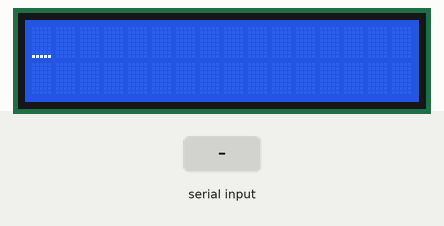
Simulated run of this program. Board: ATmega128, built with avr-gcc and emulated at 14.7456 MHz. On the bench: 16×2 character LCD. Wiring (inferred from the names in the program): character LCD (HD44780): RS PG2; R/W PG1; E PG0; data PA0, PA1, PA2, PA3, PA4, PA5, PA6, PA7. The test bench sets the inputs (shaded band).

Above: at 1.2 s.
1.3 s: "1\n" received over Serial
At 2.2 s:
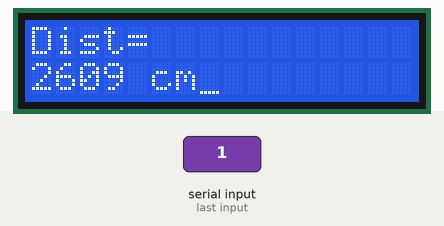
2.8 s: "0\n" received over Serial
Timing chart, 0 to 5.8 s (numbered marks = the images above; inputs shaded):
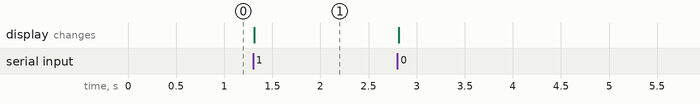

Measured:
- after the input at 1.3 s, the display: changes at once (image 1)

The program:

main.c
```c
/*
 * MINI_SDV_SYSTEM_MAIN_MCU.c
 *
 * Created: 2025-11-11 오전 10:41:36
 * Author : LEESANGHUN
 */

#define F_CPU 14745600UL
#define BAUD 38400UL
// ==============헤더 파일=====================
#include <avr/io.h>
#include <avr/interrupt.h>
#include <stdio.h>

#include "system_state.h"
#include "hal_uart.h"
#include "lcd_gcc.h"
#include "sub_link.h"
#include "pc_link.h"
#include "control_logic.h"
#include "ota_bridge.h"
//================파라미터 설정===================


//=================함수 초기화===============


int main(void)
{
	SystemState_Init();
	LCD_Init();
	SUB_Init();
	PC_Init();
	OTA_Bridge_Init();

	sei();


	char msg[32];

	while (1)
	{
		if(!sdv_sys.ota_active)
		{
			if(sdv_sys.distance_flag){
				if(sdv_sys.mode==MODE_EMERGENCY && sdv_sys.distance_cm>=100){
					Control_ClearEmergency();
				}

				sdv_sys.distance_flag=false;
				Control_UpdateFromDistance();
				//sub로 모터 명령 전송
				SUB_TX_motorcmd();
				LCD_Pos(0,0);
				LCD_Str("Dist=");
				sprintf(msg,"%3d cm",sdv_sys.distance_cm);
				LCD_Pos(1,0);
				LCD_Str(msg);

				//PC_ProcessTx()
			}
		}
		else{
			OTA_Bridge_Process();
		}

	}
}
```

control_logic.h
```c
/*
 * control_logic.h
 *
 * Created: 2025-12-09 오전 10:54:53
 *  Author: LEESANGHUN
 */


#ifndef CONTROL_LOGIC_H_
#define CONTROL_LOGIC_H_
#include <stdint.h>
#include "system_state.h"

void Control_Init(void);
void Control_UpdateFromDistance(void);
void Control_ClearEmergency(void);


#endif /* CONTROL_LOGIC_H_ */
```

ota_bridge.h
```c
/*
 * ota_bridge.h
 *
 * Created: 2025-12-09 오전 10:55:12
 *  Author: LEESANGHUN
 */


#ifndef OTA_BRIDGE_H_
#define OTA_BRIDGE_H_

void OTA_Bridge_Init(void);
void OTA_Bridge_Start(void);
void OTA_Bridge_Stop(void);
void OTA_Bridge_Process(void);


#endif /* OTA_BRIDGE_H_ */
```

pc_link.h
```c
/*
 * pc_link.h
 *
 * Created: 2025-12-09 오전 10:54:38
 *  Author: LEESANGHUN
 */


#ifndef PC_LINK_H_
#define PC_LINK_H_
#include <stdint.h>
#include "system_state.h"

void PC_Init(void);
void PC_ProcessRx(void);
void PC_ProcessTx(void);

void PC_OnRxByte(uint8_t data);
void PC_OnTxEmpty(void);


#endif /* PC_LINK_H_ */
```

sub_link.h
```c
/*
 * sub_link.h
 *
 * Created: 2025-12-09 오전 10:54:27
 *  Author: LEESANGHUN
 */


#ifndef SUB_LINK_H_
#define SUB_LINK_H_
#include <stdint.h>
#include "system_state.h"

void SUB_Init(void);


//os로 부터 받은 속도 제어 신호 sub에게 송신 함수(uart1)
void SUB_TX_motorcmd(void);

//sub로 부터 초음파 센서 값 수신(uart1)
void SUB_RX_distance(void);

void SUB_OnRxByte(uint8_t data);
void SUB_ONTxEmpty(void);


#endif /* SUB_LINK_H_ */
```

system_state.h
```c
/*
 * system_state.h
 *
 * Created: 2025-12-09 오전 10:53:05
 *  Author: LEESANGHUN
 */


#ifndef SYSTEM_STATE_H_
#define SYSTEM_STATE_H_

#include <stdint.h>
#include<stdbool.h>

typedef enum{
	MODE_AUTO =0,
	MODE_MANUAL_BTN,
	MODE_EMERGENCY
} ControlMode;

typedef enum{
	SPEED_UP=1,
	SPEED_DOWN ,
	MOTOR_STOP ,
	SPEED_STAY
}MotorCmd;

typedef enum{
	FORWARD=0,
	BACKWARD
}MotorDir;

typedef struct{
	ControlMode mode;
	MotorCmd motor_cmd;
	MotorCmd last_motor_cmd;
	MotorDir motor_dir;
	uint16_t distance_cm;
	bool distance_flag;	//새 거리값 들어왔는지 확인용 플래그

	bool pc_connect;	// PC 링크 감지용
	bool ota_active;	//ota 진행 중 여부
} SystemState;

extern SystemState sdv_sys;

void SystemState_Init(void);

#endif /* SYSTEM_STATE_H_ */
```

control_logic.c
```c
/*
 * control_logic.c
 *
 * Created: 2025-12-09 오전 10:57:20
 *  Author: LEESANGHUN
 */
#include "control_logic.h"

#define D_CAUTION   50   // cm
#define D_EMERGENCY 20   // cm

void Control_Init()
{

}

void Control_UpdateFromDistance(void)
{
	uint16_t d= sdv_sys.distance_cm;

	if(d<=D_EMERGENCY)
	{
		sdv_sys.motor_cmd=MOTOR_STOP;
		sdv_sys.mode=MODE_EMERGENCY;
	}
	else if(d<=D_CAUTION)
	{
		sdv_sys.motor_cmd=SPEED_DOWN;
		if(sdv_sys.mode != MODE_EMERGENCY)
			sdv_sys.mode=MODE_AUTO;
	}
	else
	{
		if(sdv_sys.mode != MODE_EMERGENCY)
		{
			if(sdv_sys.last_motor_cmd == SPEED_DOWN)
				sdv_sys.motor_cmd=SPEED_UP;
			else if(sdv_sys.last_motor_cmd == MOTOR_STOP)
				sdv_sys.motor_cmd=SPEED_DOWN;
			else
				sdv_sys.motor_cmd=SPEED_STAY;
			sdv_sys.mode=MODE_AUTO;
		}
		else
		{
			sdv_sys.motor_cmd=MOTOR_STOP;
		}

	}

}
void Control_ClearEmergency(void)
{
	sdv_sys.mode      = MODE_AUTO;
	sdv_sys.motor_cmd = MOTOR_STOP; // 처음엔 정지 상태로 시작
}
```

pc_link.c
```c
/*
 * pc_link.c
 *
 * Created: 2025-12-09 오전 10:56:57
 *  Author: LEESANGHUN
 */
#include <avr/io.h>
#include <avr/interrupt.h>
#include "pc_link.h"
#include "hal_uart.h"

static char rx_line[64];
static uint8_t rx_idx = 0;
static volatile bool line_ready = false;
void PC_Init(void)
{
	HAL_USART0_Init(38400);
	rx_idx = 0;
	line_ready = false;
}

void PC_ProcessRx(void)
{
	if (!line_ready) return;

	// TODO: "CMD:..." / "OTA:..." 등의 라인 파싱
	// ex) CMD:PARAM=...
	// 나중에 구현

	rx_idx = 0;
	line_ready = false;
}

void PC_ProcessTx(void)
{
	// TODO: 주기적으로 STATE:MODE=...;MOTOR=...;ULTRA=...
	// 문자열 만들어서 UART0로 전송
}

// ISR glue
void PC_OnRxByte(uint8_t data)
{
	if (data == '\n') {
		rx_line[rx_idx] = '\0';
		line_ready = true;
		} else {
		if (rx_idx < sizeof(rx_line)-1) {
			rx_line[rx_idx++] = data;
		}
	}
}

ISR(USART0_RX_vect)
{
	uint8_t d = UDR0;
	PC_OnRxByte(d);
}
```

sub_link.c
```c
/*
 * sub_link.c
 *
 * Created: 2025-12-09 오전 10:56:48
 *  Author: LEESANGHUN
 */
#include <avr/io.h>
#include <avr/interrupt.h>
#include "sub_link.h"
#include "hal_uart.h"

static volatile uint8_t srf_buf[2];
static volatile uint8_t srf_idx = 0;
static volatile uint8_t tx_buf;   // 보낼 motor_cmd

void SUB_Init(void){
	HAL_USART1_Init(38400);
	srf_idx=0;
}

void SUB_TX_motorcmd()
{
	if(sdv_sys.motor_cmd != sdv_sys.last_motor_cmd)
	{
		tx_buf=(uint8_t)sdv_sys.motor_cmd;
		HAL_USART1_Enable_Tx_Int();
		sdv_sys.last_motor_cmd=sdv_sys.motor_cmd;
	}

}
void SUB_RX_distance(void)
{

}
void SUB_OnRxByte(uint8_t data){
	srf_buf[srf_idx++]=data;
	if(srf_idx>=2)
	{
		srf_idx=0;
		sdv_sys.distance_cm=(srf_buf[1]<<8)|srf_buf[0];
		sdv_sys.distance_flag=true;

	}
}
void SUB_ONTxEmpty(void)
{
	UDR1=tx_buf;
	HAL_USART1_Disable_Tx_Int();
}

ISR(USART1_RX_vect)
{
	uint8_t data= UDR1;
	SUB_OnRxByte(data);
}
ISR(USART1_UDRE_vect)
{
	SUB_ONTxEmpty();

}
```

ota_bridge.c
```c
/*
 * ota_bridge.c
 *
 * Created: 2025-12-09 오전 10:57:40
 *  Author: LEESANGHUN
 */
#include "ota_bridge.h"
#include "system_state.h"

void OTA_Bridge_Init(){}

void OTA_Bridge_Start(){
	sdv_sys.ota_active=true;

}
void OTA_Bridge_Stop(){
	sdv_sys.ota_active=false;

}
void OTA_Bridge_Process(void)
{
	// TODO:
	//  PC UART0에서 읽은 바이트 → SUB UART1로 그대로 전달
	//  SUB UART1에서 읽은 바이트 → PC UART0로 전달
	//  → 브릿지 역할
}
```

system_state.c
```c
/*
 * system_state.c
 *
 * Created: 2025-12-09 오전 10:55:40
 *  Author: LEESANGHUN
 */
#include "system_state.h"

SystemState sdv_sys;

void SystemState_Init(void)
{
	sdv_sys.mode=MODE_AUTO;
	sdv_sys.motor_cmd=SPEED_STAY;
	sdv_sys.last_motor_cmd=SPEED_STAY;
	sdv_sys.motor_dir=FORWARD;
	sdv_sys.distance_cm=0;
	sdv_sys.distance_flag=false;
	sdv_sys.pc_connect=false;
	sdv_sys.ota_active=false;

}
```

hal_uart.h
```c
/*
 * hal_uart.h
 *
 * Created: 2025-12-09 오전 10:53:31
 *  Author: LEESANGHUN
 */


#ifndef HAL_UART_H_
#define HAL_UART_H_

#include<stdint.h>

void HAL_USART0_Init(uint32_t baud);
void HAL_USART1_Init(uint32_t baud);

//송신 인터럽트 enable/disable
void HAL_USART1_Enable_Tx_Int(void);
void HAL_USART1_Disable_Tx_Int(void);
void HAL_USART0_Enable_Tx_Int(void);
void HAL_USART0_Disable_Tx_Int(void);

#endif /* HAL_UART_H_ */
```

lcd_gcc.h
```c
#ifndef _INCLUDE_LCD_H__
#define _INCLUDE_LCD_H__

// AVR-GCC / Microchip Studio compatible LCD driver (ATmega128)
// - Fixed include guards
// - Keeps original API
// - Header-only via static inline to avoid multiple definition errors

#include <avr/io.h>
#include <util/delay.h>
#include <stdint.h>

#ifndef F_CPU
#define F_CPU 14745600UL   // Default CPU speed : 14.7456 MHz (override in project if needed)
#endif

// LCD data bus (8-bit)
#define LCD_WDATA   PORTA        // write data
#define LCD_WINST   PORTA        // write command
#define LCD_RDATA   PINA         // read data

// LCD control signals live on PORTG bits 0..2
#define LCD_CTRL    PORTG
#define LCD_CTRL_DDR DDRG

#define LCD_EN  0                // Enable bit position
#define LCD_RW  1                // Read(1)/Write(0)
#define LCD_RS  2                // Data(1)/Command(0)

#define RIGHT 1
#define LEFT  0

static inline void LCD_Data(uint8_t ch);
static inline void LCD_Comm(uint8_t command);
static inline void LCD_Delay(uint8_t ms);
static inline void LCD_Char(uint8_t ch);
static inline void LCD_Str(const char *str);
static inline void LCD_Pos(uint8_t x, uint8_t y);
static inline void LCD_Clear(void);
static inline void LCD_PORT_Init(void);
static inline void LCD_Init(void);
static inline void LCD_Display_Shift(uint8_t p);
static inline void LCD_Cursor_Shift(uint8_t p);
static inline void LCD_Cursor_Home(void);

static inline void LCD_Data(uint8_t ch)
{
    LCD_CTRL |= (1 << LCD_RS);    // RS=1 -> data
    LCD_CTRL &= ~(1 << LCD_RW);   // RW=0 -> write
    LCD_CTRL |= (1 << LCD_EN);    // E high
    _delay_us(50);
    LCD_WDATA = ch;               // put data
    _delay_us(50);
    LCD_CTRL &= ~(1 << LCD_EN);   // E low
}

static inline void LCD_Comm(uint8_t command)
{
    LCD_CTRL &= ~(1 << LCD_RS);   // RS=0 -> command
    LCD_CTRL &= ~(1 << LCD_RW);   // RW=0 -> write
    LCD_CTRL |= (1 << LCD_EN);    // E high
    _delay_us(50);
    LCD_WINST = command;          // put command
    _delay_us(50);
    LCD_CTRL &= ~(1 << LCD_EN);   // E low
}

static inline void LCD_Delay(uint8_t ms)
{
    while (ms--) _delay_ms(1);
}

static inline void LCD_Char(uint8_t ch)
{
    LCD_Delay(1);
    LCD_Data(ch);
}

static inline void LCD_Str(const char *str)
{
    while (*str != 0) {
        LCD_Char((uint8_t)*str++);
    }
}

static inline void LCD_Pos(uint8_t x, uint8_t y)
{
    // x: row (0..1), y: column (0..15)
    LCD_Comm(0x80 | (x*0x40 + y));
}

static inline void LCD_Clear(void)
{
    LCD_Comm(0x01);
    LCD_Delay(2);
}

static inline void LCD_PORT_Init(void)
{
    DDRA  = 0xFF;         // PORTA as output (data bus)
    LCD_CTRL_DDR |= 0x07; // PORTG bits 0..2 as output (E,RW,RS)
}

static inline void LCD_Init(void)
{
    LCD_PORT_Init();

    LCD_Comm(0x38);   // 8-bit, 2-line
    LCD_Delay(4);
    LCD_Comm(0x38);
    LCD_Delay(4);
    LCD_Comm(0x38);
    LCD_Delay(4);
    LCD_Comm(0x0E);   // display on, cursor on
    LCD_Delay(2);
    LCD_Comm(0x06);   // entry mode: increment
    LCD_Delay(2);
    LCD_Clear();
}

static inline void LCD_Display_Shift(uint8_t p)
{
    _delay_ms(10);
    if (p == RIGHT) {
        LCD_Comm(0x1C);
        LCD_Delay(1);
    } else if (p == LEFT) {
        LCD_Comm(0x18);
        LCD_Delay(1);
    }
}

static inline void LCD_Cursor_Shift(uint8_t p)
{
    if (p == RIGHT) {
        LCD_Comm(0x14);
        LCD_Delay(1);
    } else if (p == LEFT) {
        LCD_Comm(0x10);
        LCD_Delay(1);
    }
}

static inline void LCD_Cursor_Home(void)
{
    LCD_Comm(0x02);
    LCD_Delay(2);
}

#endif // _INCLUDE_LCD_H__
```

hal_lcd.c
```c
/*
 * hal_lcd.c
 *
 * Created: 2025-12-09 오전 10:56:22
 *  Author: LEESANGHUN
 */
//
//// 값이 바뀐 경우에만 서브로 전송 (괜히 계속 보내지 말고)
//if (motor_mode != last_motor_mode) {
	//send_speed_to_sub_uart1(&motor_mode);
	//last_motor_mode = motor_mode;
//}
//
//if(rx_complete_flag)
//{
	//rx_complete_flag=false;
	//sub_rx_ultrasonic_uart1(&distance);
	//LCD_Pos(0,0);
	//LCD_Str("Measured Dist=");
	//sprintf(Message,"%01d   %03d cm",sizeof(distance) ,distance);
	//LCD_Pos(1,5);
	//LCD_Str(Message);
	//
//}
```

hal_timer.c
```c
/*
 * hal_timer.c
 *
 * Created: 2025-12-09 오전 10:56:10
 *  Author: LEESANGHUN
 */
```

hal_uart.c
```c
/*
 * hal_uart.c
 *
 * Created: 2025-12-09 오전 10:55:59
 *  Author: LEESANGHUN
 */
#include<avr/io.h>
#include "hal_uart.h"
#define F_CPU 14745600UL
void HAL_USART0_Init(uint32_t baud){
	const uint16_t ubrr0 = (F_CPU/(16UL*baud)) - 1;
	UBRR0H = (uint8_t)(ubrr0 >> 8);
	UBRR0L = (uint8_t)(ubrr0 & 0xFF);
	UCSR0A = 0x00;
	UCSR0B = (1<<RXCIE0) | (1<<RXEN0) | (1<<TXEN0);  // RX IRQ, RX/TX enable
	UCSR0C = (1<<UCSZ01) | (1<<UCSZ00);              // 8N1
}
/* ================= UART1 ================= */
void HAL_USART1_Init(uint32_t baud){
	const uint16_t ubrr1 = (F_CPU/(16UL*baud)) - 1;
	UBRR1H = (uint8_t)(ubrr1 >> 8);
	UBRR1L = (uint8_t)(ubrr1 & 0xFF);
	UCSR1A = 0x00;
	UCSR1B = (1<<RXCIE1) | (1<<RXEN1) | (1<<TXEN1);  // RX IRQ, RX/TX enable
	UCSR1C = (1<<UCSZ11) | (1<<UCSZ10);              // 8N1
}

void HAL_USART1_Enable_Tx_Int(void){UCSR1B |= (1<<UDRIE1);}
void HAL_USART1_Disable_Tx_Int(void){UCSR1B &= ~(1<<UDRIE1);}
void HAL_USART0_Enable_Tx_Int(void){UCSR0B |= (1<<UDRIE0);}
void HAL_USART0_Disable_Tx_Int(void){UCSR0B &= ~(1<<UDRIE0);}
```
